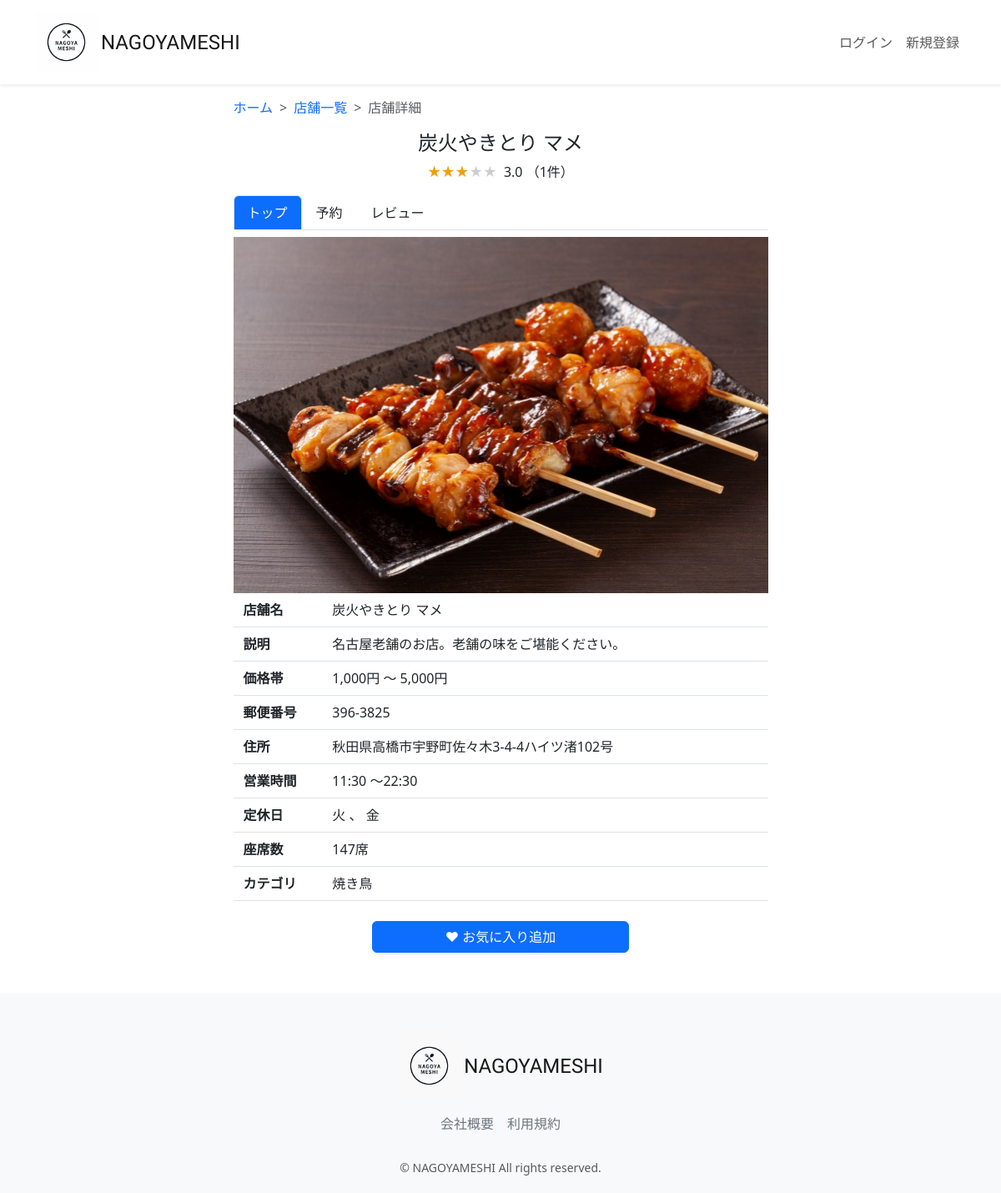
The app's page /restaurant-detail/1/, older data.
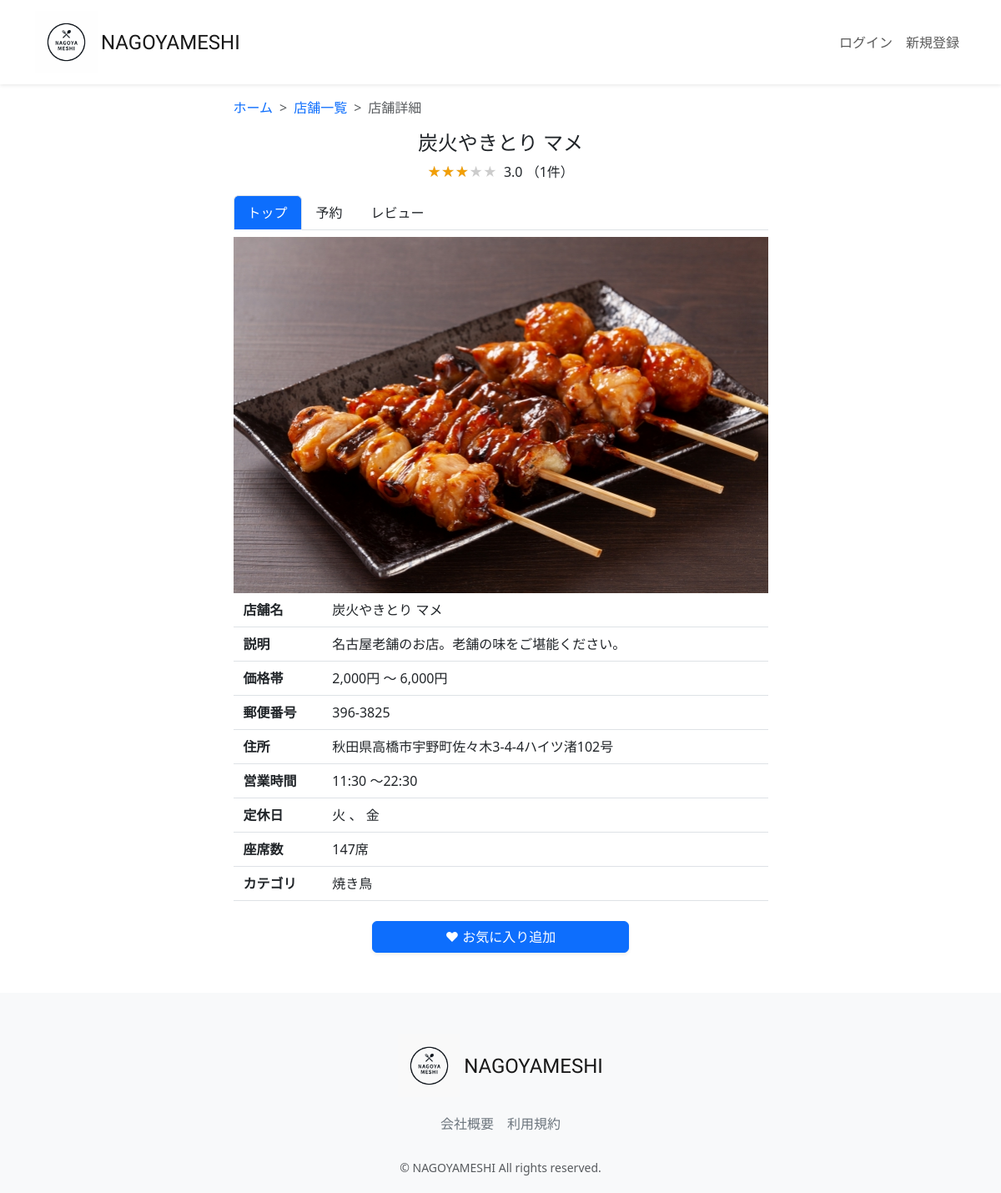
The same page, newer data.
### restaurant/models.py (models this page shows, shortened)
class Restaurant(models.Model):
    name = models.CharField(verbose_name='店舗名', max_length=64)
    description = models.CharField(verbose_name='説明', max_length=128)
    price_min = models.IntegerField(verbose_name="最低金額", default=1000)
    price_max = models.IntegerField(verbose_name="最高金額", default=5000)
    zip_code = models.CharField(verbose_name='郵便番号', max_length=32)
    address = models.CharField(verbose_name='住所', max_length=128)
    business_time = models.CharField(verbose_name='営業時間', max_length=64)
    close_day_of_week = models.CharField(verbose_name='定休日', max_length=32)
    seats_number = models.CharField(verbose_name='座席数', max_length=32)
    category = models.ForeignKey(Category, verbose_name='カテゴリー', on_delete=models.PROTECT)
    rate = models.FloatField(verbose_name='レート', default=0.0)
    review_num = models.IntegerField(verbose_name='レビュー数', default=0)
    reservation_num = models.IntegerField(verbose_name='予約数', default=0)
    photo = models.ImageField(verbose_name='写真', blank=True, null=True)
    created_at = models.DateTimeField(verbose_name='作成日時', auto_now_add=True)
    updated_at = models.DateTimeField(verbose_name='更新日時', auto_now=True)
    class Meta:
        verbose_name_plural = 'Restaurant'

class Category(models.Model):
    name = models.CharField(verbose_name='カテゴリー名', max_length=64)
    photo = models.ImageField(verbose_name='写真', blank=True, null=True)
    class Meta:
        verbose_name_plural = 'Category'
    def __str__(self):
        return self.name

### restaurant/views.py (the view, shortened to what this page needs)
# urls.py: path("restaurant-detail/<int:pk>/", views.RestaurantDetailView.as_view(), name="restaurant_detail"),
class RestaurantDetailView(generic.DetailView):
    template_name = "restaurant/restaurant_detail.html"
    model = models.Restaurant
    def get_context_data(self, **kwargs):
        user = self.request.user
        pk = self.kwargs['pk']
        context = super(RestaurantDetailView, self).get_context_data(**kwargs)
        restaurant = models.Restaurant.objects.filter(id=pk).first()
        is_favorite = False
        if user.is_authenticated:
            is_favorite = models.Favorite.objects.filter(user=user).filter(
                restaurant=models.Restaurant.objects.get(pk=pk)).exists()
        average_rate = models.Review.objects.filter(restaurant=restaurant).aggregate(Avg('rate'))
        average_rate = average_rate['rate__avg'] if average_rate['rate__avg'] is not None else 0
        average_rate = round(average_rate, 2)
        if average_rate % 1 == 0:
            average_rate_star = int(average_rate)
        else:
            average_rate_star = round(average_rate * 2) / 2
        rate_count = models.Review.objects.filter(restaurant=restaurant).count()
        context.update({
            'is_favorite': is_favorite,
            'average_rate': average_rate,
            'average_rate_star': average_rate_star,
            'rate_count': rate_count,
        })
        return context

### restaurant/templates/restaurant/restaurant_detail.html (shortened to what this page needs)
{% extends "layout/base.html" %}
{% load static %}
{% load humanize %}
{% block content %}
<main>
  <div class="container nagoyameshi-container pb-5">
    <div class="row justify-content-center">
      <div class="col-xxl-6 col-xl-7 col-lg-8 col-md-10">
        <nav class="my-3" style="--bs-breadcrumb-divider: '>';" aria-label="breadcrumb">
          <ol class="breadcrumb mb-0">
            <li class="breadcrumb-item"><a href="{% url 'top_page' %}">ホーム</a></li>
            <li class="breadcrumb-item">
                <a href="{% url 'restaurant_search' %}?keyword=&button_type=keyword">店舗一覧</a>
            </li>
            <li class="breadcrumb-item active" aria-current="page">店舗詳細</li>
          </ol>
        </nav>
          <h1 class="mb-2 text-center">{{ object.name }}</h1>
            <p class="text-center">
              <span class="star-rating me-1" data-rate="{{ average_rate_star }}"></span>
                {{ average_rate }} （{{ rate_count }}件）
            </p>
              <ul class="nav nav-tabs mb-2">
                <li class="nav-item">
                  <a class="nav-link active bg-primary text-white" aria-current="page" href="{% url 'restaurant_detail' object.id %}">トップ</a>
                </li>
                <li class="nav-item">
                  <a class="nav-link link-dark" href="{% url 'reservation_create' object.id %}">予約</a>
                </li>
                <li class="nav-item">
                  <a class="nav-link link-dark"
                    href="{% url 'review_list' object.id %}">レビュー</a>
                </li>
              </ul>
              <div class="mb-2">
                {% if object.photo %}
                  <img src="{{ object.photo.url }}" class="w-100">
                    {% endif %}
              </div>
                <div class="container">
                  <div class="row pb-2 mb-2 border-bottom">
                    <div class="col-2">
                      <span class="fw-bold">店舗名</span>
                    </div>
                      <div class="col">
                        <span>{{ object.name }}</span>
                      </div>
                  </div>
                  <div class="row pb-2 mb-2 border-bottom">
                    <div class="col-2">
                      <span class="fw-bold">説明</span>
                    </div>
                    <div class="col">
                      <span>{{ object.description }}</span>
                    </div>
                    </div>
                      <div class="row pb-2 mb-2 border-bottom">
                        <div class="col-2">
                          <span class="fw-bold">価格帯</span>
                        </div>
                          <div class="col">
                            <span>{{ object.price_min | intcomma }}円 〜 {{ object.price_max | intcomma }}円 </span>
                          </div>
                        </div>
                          <div class="row pb-2 mb-2 border-bottom">
                            <div class="col-2">
                              <span class="fw-bold">郵便番号</span>
                            </div>
                          <div class="col">
                            <span>{{ object.zip_code }}</span>
                          </div>
                        </div>
                          <div class="row pb-2 mb-2 border-bottom">
                            <div class="col-2">
                              <span class="fw-bold">住所</span>
                            </div>
                            <div class="col">
                              <span>{{ object.address }}</span>
                            </div>
                          </div>
                            <div class="row pb-2 mb-2 border-bottom">
                              <div class="col-2">
                                <span class="fw-bold">営業時間</span>
                              </div>
                                <div class="col">
                                  <span>{{ object.business_time }}</span>
                                </div>
                            </div>
                            <div class="row pb-2 mb-2 border-bottom">
                              <div class="col-2">
                                <span class="fw-bold">定休日</span>
                              </div>
                              <div class="col d-flex">
                                <div>
                                  {{ object.close_day_of_week }}
                                </div>
                              </div>
                            </div>
                            <div class="row pb-2 mb-2 border-bottom">
                              <div class="col-2">
                                <span class="fw-bold">座席数</span>
                              </div>
                                <div class="col">
                                  <span>{{ object.seats_number }}</span>
                                </div>
                            </div>
                            <div class="row pb-2 mb-4 border-bottom">
                              <div class="col-2">
                                <span class="fw-bold">カテゴリ</span>
                              </div>
                                <div class="col d-flex">
                                 <div>
                                   {{ object.category }}
                                  </div>
                              </div>
                            </div>
                            <form method="POST" enctype="multipart/form-data" class="text-center">
                              {% if is_favorite %}
                              <button type="submit" class="btn btn-outline-primary shadow-sm w-50 remove-favorite-button">
                              ♥ お気に入り解除
                              </button>
                              {% else %}
                              <button type="submit" class="btn btn-primary text-white shadow-sm w-50">
                              ♥ お気に入り追加
                              </button>
                              {% endif %}
                            </form>
           </div>
        </div>
     </div>
  </div>
</main>
{% endblock %}

### restaurant/templates/layout/base.html (shortened to what this page needs)
{% load static %}
<!DOCTYPE html>
<html lang="ja">
  <head>
      <link href="https://cdn.jsdelivr.net/npm/bootstrap@5.3.3/dist/css/bootstrap.min.css" rel="stylesheet">
      <link href="{% static 'css/nagoyameshi.css' %}" rel="stylesheet">
  </head>
  <body>
    <div id="app" class="wrapper">
      <nav class="navbar navbar-expand-md navbar-light bg-white shadow-sm">
        <div class="container nagoyameshi-container">
          <a class="navbar-brand app-name" href="{% url 'top_page' %}">
            <div class="d-flex align-items-center">
              <img class="nagoyameshi-logo me-1" src="{% static 'images/logo/logo.png' %}" alt="nagoyameshi">NAGOYAMESHI</div>
          </a>
          <div class="collapse navbar-collapse" id="navbarSupportedContent">
            <ul class="navbar-nav ms-auto">
              {% if user.is_subscribed %}
                <li class="nav-item dropdown">
                  <a id="navbarDropdown" class="nav-linkdropdown-toggle" href="#" role="button" data-bs-toggle="dropdown" aria-haspopup="true" aria-expanded="false" v-pre>{{ user.user_name }}</a>
                  <div class="dropdown-menu dropdown-menu-end" aria-labelledby="navbarDropdown">
                    <a class="dropdown-item" href="{% url 'user_detail' user.id %}">会員情報</a>
                    <a class="dropdown-item" href="{% url 'reservation_list' %}">予約一覧</a>
                    <a class="dropdown-item" href="{% url 'favorite_list' %}">お気に入り一覧</a>
                    <a class="dropdown-item" href="{% url 'subscribe_payment' %}">お支払い方法</a>
                    <a class="dropdown-item" href="{% url 'subscribe_cancel' %}">有料プラン解約</a>
                      {% if user.is_staff %}
                        <a class ="dropdown-item"  href="{% url 'user_list' %}">サイト管理</a>
                      {% endif %}
                    <div class="dropdown-divider"></div>
                    <a class="dropdown-item" href="{% url 'account_logout' %}">ログアウト</a>
                  </div>
                </li>
              {% else %}
                {% if user.is_authenticated %}
                  <li class="nav-item dropdown">
                    <a id="navbarDropdown" class="nav-linkdropdown-toggle" href="#" role="button" data-bs-toggle="dropdown" aria-haspopup="true" aria-expanded="false" v-pre>{{ user.user_name }}</a>
                    <div class="dropdown-menu dropdown-menu-end" aria-labelledby="navbarDropdown">
                      <a class="dropdown-item" href="{% url 'user_detail' user.id %}">会員情報</a>
                      <a class="dropdown-item" href="{% url 'subscribe_register' %}">有料プラン登録</a>
                      {% if user.is_staff %}
                        <a class ="dropdown-item"  href="{% url 'user_list' %}">サイト管理</a>
                      {% endif %}
                      <div class="dropdown-divider"></div>
                      <a class="dropdown-item" href="{% url 'account_logout' %}">ログアウト</a>
                    </div>
                 </li>
                {% else %}
                  <li class="nav-item">
                    <a class="nav-link" href="{% url 'account_login' %}">ログイン</a>
                  </li>
                  <li class="nav-item">
                    <a class="nav-link" href="{% url 'account_signup' %}">新規登録</a>
                  </li>
                {% endif %}
              {% endif %}
            </ul>
          </div>
        </div>
      </nav>
    {% block content %}
    {% endblock %}
      <footer class="bg-light">
        <div class="d-flex justify-content-center footer-logo">
            <a class="navbar-brand app-name" href="{% url 'top_page' %}">
              <div class="d-flex align-items-center"><img class="nagoyameshi-logo me-1" src="{% static 'images/logo/footer_logo.png' %}" alt="nagoyameshi">NAGOYAMESHI</div>
            </a>
        </div>
        <div class="d-flex justify-content-center footer-link">
          <a href="{% url 'company_page' %}" class="link-secondary me-3">会社概要</a>
          <a href="{% url 'terms_page' %}" class="link-secondary">利用規約</a>
        </div>
        <p class="text-center text-muted small mb-0">&copy; NAGOYAMESHI All rights reserved.</p>
      </footer>
      </div>
  </body>
</html>

### static/css/nagoyameshi.css (style rules this page uses)
.wrapper { min-height: 100vh; position: relative; padding-bottom: 240px; box-sizing: border-box; }
.nagoyameshi-logo { height: 75px; }
.app-name { font-family: 'Carter One', cursive; font-size: 24px; color: #191919; }
footer { width: 100%; height: 240px; position: absolute; bottom: 0; padding: 50px 15px; }
.footer-logo { margin-bottom: 20px; }
.footer-link { margin-bottom: 30px; }
h1 { font-size: 1.5rem; }
a { text-decoration: none !important; }
.star-rating { position: relative; z-index: 0; display: inline-block; white-space: nowrap; color: #CCCCCC; }
.star-rating:before, .star-rating:after { content: '★★★★★'; }
.star-rating:after { position: absolute; z-index: 1; top: 0; left: 0; overflow: hidden; white-space: nowrap; color: #F29F05; }
.star-rating[data-rate="3"]:after { width: 60%; }

Row changes from the older to the newer data that the page shows:
changed Restaurant "炭火やきとり マメ": price_min "1,000" → "2,000"; price_max "5,000" → "6,000"
